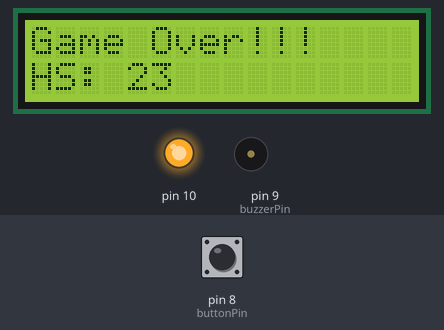
Recording of a sketch running on a simulated Arduino Uno, built with avr-gcc and run on an emulated ATmega328P. Shown: 16×2 character LCD, output pins drawn as LEDs (lit = HIGH), buzzer (waves = sounding). The inputs (shaded band) are chosen by the test bench; at power-on: pin 8 (buttonPin) LOW. Random numbers use the default seed unless the sketch sets one.

Above: at 3.4 s.
At 9.77 s:
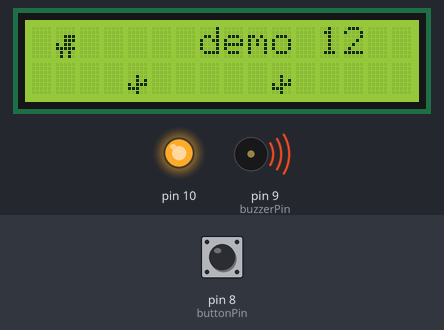
At 16.98 s:
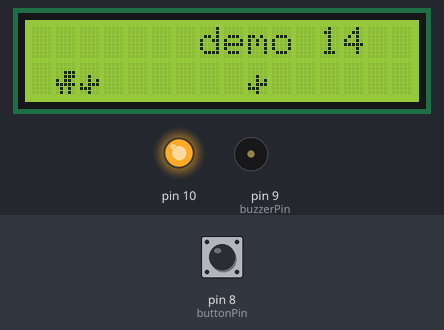
At 36.29 s:
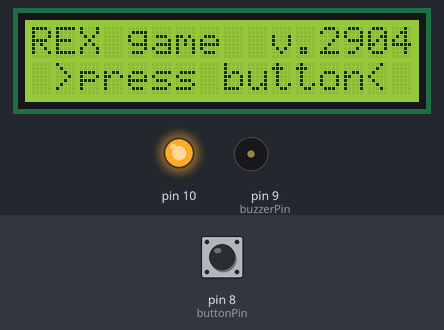
Timing chart, 0 to 40.0 s (numbered marks = the images above):
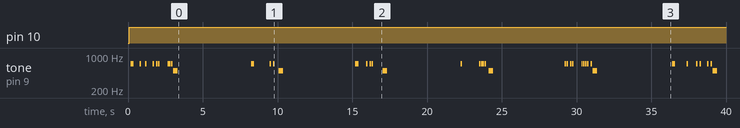

Measured:
- by itself, pin 10: LOW → HIGH at 0.07 s
- by itself, tone on pin 9 (buzzerPin): plays 700 Hz for 0.20 s, 700 Hz for 0.10 s, 700 Hz for 0.10 s, 700 Hz for 0.10 s, 700 Hz for 0.10 s, 700 Hz for 0.10 s … (42 notes in this stretch)
- what the display in image 0 shows lasts 5.1 s, from 3.0 s to 8.1 s

The sketch:

Set-gameDinoDemo.ino
```cpp
/*
Week 000

Set - Game Dino Demo

doc A. Savushkin
23.10.21
*/

//add library
#include <LiquidCrystal.h>
LiquidCrystal lcd(12, 11, 5, 4, 3, 2);

boolean dinoOnGround = true;  //состояние определяющие находится ли ИГРОК на земле или нет

int buttonPin = 8;
int buzzerPin = 9;

int buttonState = 0;          //состояние кнопки

int highScore = 0;            //переменная максимального счета

boolean playState = false;    //состояние игрового рпоцесса

int dist = 0;                 //начальное состояние переменной dist
int distTwo = 0;              //начальное состояние переменной distTwo

int score = 0;                //начальное состояние счета ИГРОКа score

//массивы данных dino и cactus
//определяющие образ ИГРОКа и препятствия

byte dino [8]                 //массив символа dino
  {
    B00000,
    B00000,
    B00111,
    B00111,
    B10110,
    B11111,
    B01010,
    B01010,
  };

byte cactus [8]                 //массив символа cactus
  {
    B00000,
    B00000,
    B00000,
    B00100,
    B00101,
    B10111,
    B11100,
    B00100,
  };

//запускаем функцию setup
//определяющие настройки ввода, вывода и
//координаты c-r вывода символа ИГРОКа

void setup()
  {
    lcd.begin(16, 2);            //инициализируем параметры lcd
    lcd.createChar(7, dino);     //массив данных сохраняем как символ в 7 ячейку с именем dino
    lcd.createChar(6, cactus);   //массив данных сохраняем как символ в 6 ячейку с именем cactus

    lcd.setCursor(0, 1);         //размещаем курсор в c0-r1
    lcd.write(7);                //выводим символ находящийся в ячейке памяти 7

    pinMode(buttonPin, INPUT);   //определяем 8 пин как вход
    pinMode(buzzerPin, OUTPUT);  //определяем 9 пин как выход
    pinMode(10, OUTPUT);         //подсветка экрана

    randomSeed(analogRead(A0));  //определяем функцию рандома
  }

//запускаем главный цикл loop - ядро программы
//определяющий состояние playState - кнопки запуска игры

void loop()
  {
    lcd.clear();                           //очищаем lcd экран

    int8_t demo_rnd = random(0, 2);             //demo
    if (demo_rnd == 1) { playState = true; }    //demo
    else { playState = false; }                 //demo

    if (digitalRead(buttonPin) == HIGH)    //считываем состояние пина (кнопки)
    {                                      //из п.функции digitalRead и
      playState = true;                    //определяем состояние playState как true
    }

        if (!playState)                    //если состояние playState как НЕ true (НЕ ВЕРНО),
        {                                  //то
          lcd.setCursor(0, 0);             //размещаем курсор в c0-r0 и
          lcd.print("REX game  v.2904");   //выводим текст "Press the button",
          lcd.setCursor(0, 1);             //размещаем курсор в c0-r1 и
          lcd.print(" >press button< ");   //выводим текст "to start :)"
          digitalWrite(10, HIGH);          //включаем подсветку в игре
        }

        if (playState)                     //если состояние playState как true (ВЕРНО),
        {                                  //то
          tone(buzzerPin, 700, 200);
          startGame();                     //происходит запуск функции startGame()
        }

    delay(100);                            //определим задержку ядра программы

  }                                        //точка выхода из loop


//функция описывающая ЦИКЛ игрового процесса

void startGame() {

  lcd.clear();                    //очищаем lcd экран

  dist = random(4, 9);            //определяем переменную dist как рандомное число от 4 до 9
  distTwo = random(4, 9);         //определяем переменную distTwo как рандомное число от 4 до 9


//ЦИКЛ игрового процесса
//интерфейс ЦИКЛа содержит кол-во итерации от 16 до суммы -(dist + distTwo) переменных
//содержащие рандомные числа

for (int i = 16; i >= -(dist + distTwo); i--)
  {
                                  //в начале итерации ЦИКЛа выводим состояние СЧЕТа
    lcd.setCursor(7, 0);
    lcd.print("demo");

    //lcd.setCursor(8, 0);
    //lcd.print("sc: ");
    lcd.setCursor(12, 0);         //размещаем курсор в координатах c13-r0,
    lcd.print(score);             //выводим счет из переменой score
                                  //score имеет приращение ++ после каждой итерации ЦИКЛа for

    //определяем состоянии state
    //из п.функции digitalRead пина buttonPin

    int state = digitalRead(buttonPin);

    int8_t demo_rndSt = random(0, 3);           //demo
    if (demo_rndSt == 1) { state = HIGH; }      //demo
    else { state = LOW; }                       //demo

    if (state == HIGH)            //если состояние state как HIGH,
    {                             //то
      buttonState = 1;            //определяем состояние buttonState как 1 и
      tone(buzzerPin, 700, 100);  //выводим сигнал на buzzer
    }

    else if (state == LOW)        //если состояние state как LOW,
    {                             //то
      buttonState = 0;            //определяем состояние buttonState как 0
    }


    //согласно состояния state -> buttonState
    //определим действия символа ИГРОК - (7) при нажатии на КНОПКУ

    if (buttonState == 1)         //если состояние buttonState как лог. 1,
    {                             //то
      lcd.setCursor(1, 0);        //размещаем курсор в координатах c1-r0 и
      lcd.write(7);               //выводим символ ИГРОКа,
      lcd.setCursor(1, 1);        //перемещаем курсор в координатах c1-r1 и
      lcd.print(" ");             //выводим символ пробела, что бы затереть след символа (7),
      dinoOnGround = false;       //отмечаем состояние dinoOnGround как false
    }

    else                          //иначе,
    {                             //то
      lcd.setCursor(1, 1);        //размещаем курсор в координатах c1-r1,
      lcd.write(7);               //выводим символ ИГРОКа (7)
      lcd.setCursor(1, 0);        //перемещаем курсор в координаты c1-r0,
      lcd.print(" ");             //выводим символ пробела, что бы затереть след символа (7)
      dinoOnGround = true;        //отмечаем, что ИГРОК находится НА ЗЕМЛЕ
    }

    //выводим препятствия (6)
    //используя для движения по координате c итерации i ЦИКЛа

    lcd.setCursor(i, 1);
    lcd.write(6);
    lcd.setCursor(i + 1, 1);
    lcd.print(" ");

    lcd.setCursor(i + dist, 1);
    lcd.write(6);
    lcd.setCursor(i + dist + 1, 1);
    lcd.print(" ");

    lcd.setCursor(i + dist + distTwo, 1);
    lcd.write(6);
    lcd.setCursor(i + dist + distTwo + 1, 1);
    lcd.print(" ");

    //произведем коррекцию данных

    //if ((i + dist + distTwo) == -1)
    //{
    //  Serial.print("Correction!");
    // i = 12;
    //}

//опишем условия столкновения,
//вывода текста Game Over на экран по звершении ИГРЫ и
//вывода максимального счета

    //условие 1
    if (i == 1 && (dinoOnGround == true))  //если итерация i равна 1 и состояние dinoOnGround как true,
    {                                      //то
      lcd.clear();                         //вызываем п.функцию lcd.clear для очиски экрана и
      lcd.print("Game Over!!!");           //выводим текст Game Over на экран
      tone(buzzerPin, 500, 300);

      if (score > highScore)               //если счет ИГРОКа score больше счета highScore,
          {                                //то
          highScore = score;               //присваиваем значения из score в highScore
          }

      lcd.setCursor(0, 1);                 //размещаем курсор в координатах c0-r1,
      lcd.print("HS: ");                   //выводим текст "HS: " и
      lcd.print(highScore);                //выводим значение из переменной highScore на lcd

      playState = false;                   //изменим состояние playState на false
      delay(5000);                         //выполним задержку кода на 5000 мс
      score = 0;                           //обнулим счёт
      break;                               //выполним выход из ЦИКЛа for
    }

    //условие 2
    else if (i + dist == 1 && (dinoOnGround == true))
    {
      lcd.clear();
      lcd.print("Game Over!!!"); tone(buzzerPin, 500, 300);

      if (score > highScore)
        {
        highScore = score;
        }

      lcd.setCursor(0, 1);
      lcd.print("HS: ");
      lcd.print(highScore);

      playState = false;
      delay(5000);
      score = 0;
      break;
    }

    //условие 3
    else if (i + dist + distTwo == 1 && (dinoOnGround == true))
    {
      lcd.clear();
      lcd.print("Game Over!!!"); tone(buzzerPin, 500, 300);

      if (score > highScore)
        {
        highScore = score;
        }

      lcd.setCursor(0, 1);
      lcd.print("HS: ");
      lcd.print(highScore);

      playState = false;
      delay(5000);
      score = 0;
      break;
    }

    //при каждой итерации i ЦИКЛа необходимо
    //увеличить счет score на +1
    score++;                      //увеличиваем состояние счета score на +1
    delay(120);                   //задержка ЦИКЛА ИГРЫ

  }                               //точка выхода из ЦИКЛА ИГРЫ
}
```
